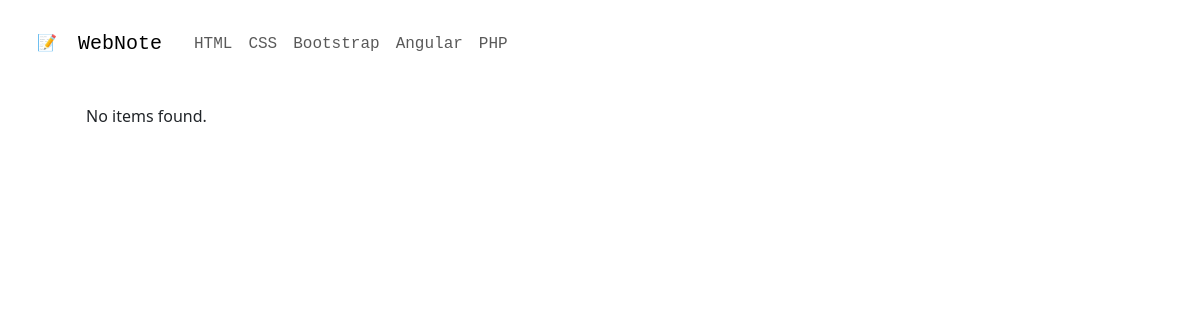
Page /layout/views/php.php on the earlier database version.
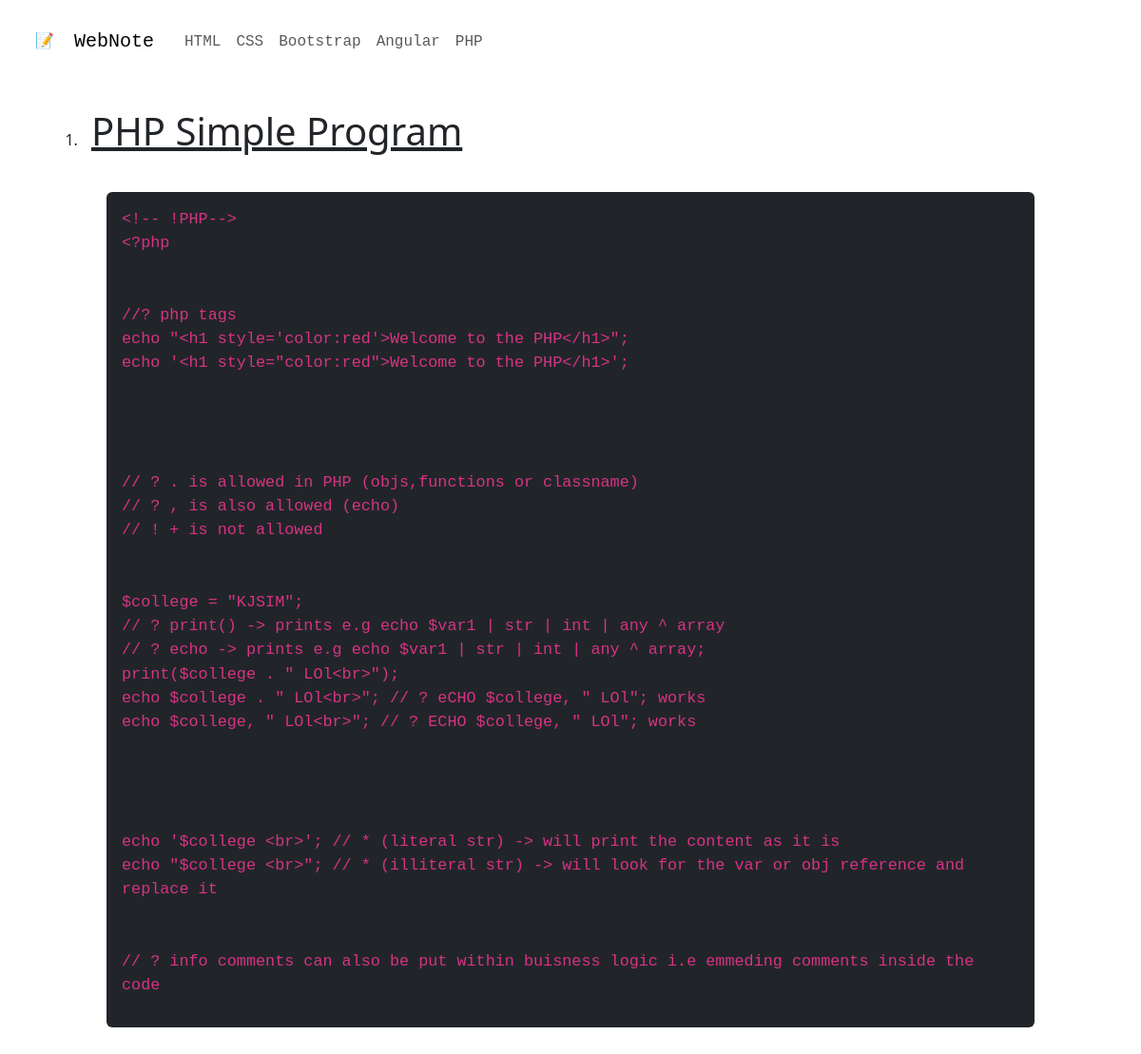
Same page on the later database version.
### tables this page shows
CREATE TABLE `content` (
  `Id` int(11) NOT NULL,
  `Context_id` int(11) NOT NULL,
  `Name` text NOT NULL,
  `Description` text NOT NULL,
  `Created_at` timestamp NOT NULL DEFAULT current_timestamp(),
  `Updated_at` timestamp NOT NULL DEFAULT current_timestamp()
);

### layout/views/php.php (the view, shortened to what this page needs)
<?php
require_once("../../config/dbCon.php");
$connection = getDatabaseMainConnection();
function getPHPData(){
    global $connection;
    $sql = "SELECT * FROM content where context_id = 5";
    $result = $connection->query($sql);
    if ($result->num_rows > 0) {
        while ($row = $result->fetch_assoc()) {
            echo '<li class="nav-item"><span class="nav-link" id="' . $row["Name"] . '"><span class="display-6 text-decoration-underline">' . $row["Name"] . '</span><br><br><div class="p-3 m-3 rounded-2 bg-dark"><code><pre style="font-size:1.05rem">' . (htmlspecialchars($row["Description"])) . '</pre></code></div></li>';
        }
    } else {
        echo "No items found.";
    }
}
?>
<!DOCTYPE html>
<html lang="en">
<head>
    <link rel="stylesheet" href="../../public/css/style.css">
</head>
<body></body>
<div class="body" style="height:auto">
    <div class="d-flex flex-column">
        <div class="col-12">
            <?php include_once('../components/header/user/header.php'); ?>
        </div>
        <div class="container p-4 mt-5">
            <ol type="1">
                <?php getPHPData() ?>
            </ol>
        </div>
    </div>
</div>
</body>
</html>

Differences in the rows shown:
added content: Name "PHP Simple Program", Description "<!-- !PHP--> <?php //? php tags echo \"<h1 style='color:red'>Welcome to the PHP</h1>\"; echo '<h1 style=\"color:red\">Welcome to the PHP</h1>'; // ? . is allowed in PHP (objs,functions or classname) // ? , is also allowed (echo) // ! + is not allowed $college = \"KJSIM\"; // ? print() -> prints e.g echo $var1 | str | int | any ^ array // ? echo -> prints e.g echo $var1 | str | int | any ^ array; print($college . \" LOl<br>\"); echo $college . \" LOl<br>\"; // ? eCHO $college, \" LOl\"; works echo $college, \" LOl<br>\"; // ? ECHO $college, \" LOl\"; works echo '$college <br>'; // * (literal str) -> will print the content as it is echo \"$college <br>\"; // * (illiteral str) -> will look for the var or obj…"
Other differences:
text no longer shown: "No items found."
